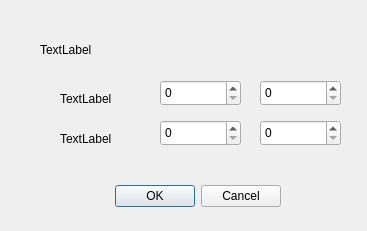
<?xml version="1.0" encoding="UTF-8"?>
<ui version="4.0">
 <class>InputRectangle</class>
 <widget class="QDialog" name="InputRectangle">
  <property name="geometry">
   <rect>
    <x>0</x>
    <y>0</y>
    <width>367</width>
    <height>231</height>
   </rect>
  </property>
  <property name="windowTitle">
   <string>Dialog</string>
  </property>
  <widget class="QDialogButtonBox" name="buttonBox">
   <property name="geometry">
    <rect>
     <x>110</x>
     <y>180</y>
     <width>171</width>
     <height>32</height>
    </rect>
   </property>
   <property name="orientation">
    <enum>Qt::Horizontal</enum>
   </property>
   <property name="standardButtons">
    <set>QDialogButtonBox::Cancel|QDialogButtonBox::Ok</set>
   </property>
  </widget>
  <widget class="QSpinBox" name="spinBox">
   <property name="geometry">
    <rect>
     <x>160</x>
     <y>80</y>
     <width>81</width>
     <height>26</height>
    </rect>
   </property>
  </widget>
  <widget class="QSpinBox" name="spinBox_2">
   <property name="geometry">
    <rect>
     <x>260</x>
     <y>80</y>
     <width>81</width>
     <height>26</height>
    </rect>
   </property>
  </widget>
  <widget class="QLabel" name="label">
   <property name="geometry">
    <rect>
     <x>40</x>
     <y>40</y>
     <width>241</width>
     <height>20</height>
    </rect>
   </property>
   <property name="text">
    <string>TextLabel</string>
   </property>
  </widget>
  <widget class="QLabel" name="label_2">
   <property name="geometry">
    <rect>
     <x>60</x>
     <y>90</y>
     <width>67</width>
     <height>17</height>
    </rect>
   </property>
   <property name="text">
    <string>TextLabel</string>
   </property>
  </widget>
  <widget class="QSpinBox" name="spinBox_3">
   <property name="geometry">
    <rect>
     <x>160</x>
     <y>120</y>
     <width>81</width>
     <height>26</height>
    </rect>
   </property>
  </widget>
  <widget class="QSpinBox" name="spinBox_4">
   <property name="geometry">
    <rect>
     <x>260</x>
     <y>120</y>
     <width>81</width>
     <height>26</height>
    </rect>
   </property>
  </widget>
  <widget class="QLabel" name="label_3">
   <property name="geometry">
    <rect>
     <x>60</x>
     <y>130</y>
     <width>67</width>
     <height>17</height>
    </rect>
   </property>
   <property name="text">
    <string>TextLabel</string>
   </property>
  </widget>
 </widget>
 <resources/>
 <connections>
  <connection>
   <sender>buttonBox</sender>
   <signal>accepted()</signal>
   <receiver>InputRectangle</receiver>
   <slot>accept()</slot>
   <hints>
    <hint type="sourcelabel">
     <x>248</x>
     <y>254</y>
    </hint>
    <hint type="destinationlabel">
     <x>157</x>
     <y>274</y>
    </hint>
   </hints>
  </connection>
  <connection>
   <sender>buttonBox</sender>
   <signal>rejected()</signal>
   <receiver>InputRectangle</receiver>
   <slot>reject()</slot>
   <hints>
    <hint type="sourcelabel">
     <x>316</x>
     <y>260</y>
    </hint>
    <hint type="destinationlabel">
     <x>286</x>
     <y>274</y>
    </hint>
   </hints>
  </connection>
 </connections>
</ui>
